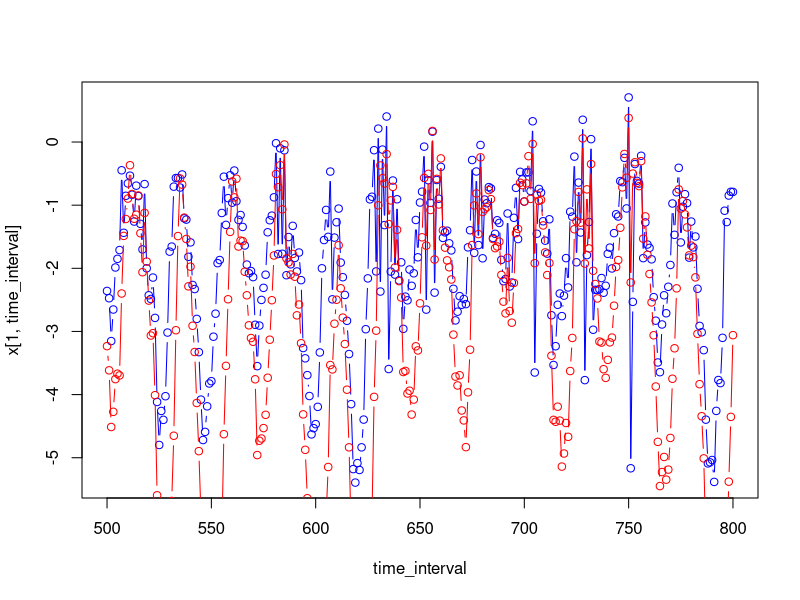

Here is the R script that generated this plot:
### FB 24/04/2019 -- Dominant lyapunov exponent code, following Dennis et al. 2001
### [Dennis, B., Desharnais, R. A., Cushing, J. M., Henson, S. M., & Costantino, R. F. (2001). Estimating chaos and complex dynamics in an insect population. Ecological Monographs, 71(2), 277-303.]
### Computes Lyapunov exponents for our stochastic two-species competition model
### CP 13/06/2019 Add the driver
### In that case, the Jacobian is calculated on the log-scale so the model output should be on the logscale too

rm(list=ls())
graphics.off()

# Parameters
r = c(1,0.5) #max growth rate  
#a = matrix(c(-4,-2,-0.31,-3.1),2,2,byrow=TRUE) #interaction parameters
a = matrix(c(-4,0,0,-3.1),2,2,byrow=TRUE) #interaction parameters
sigma = 0.1 #Note: we have sigma=0.1 and not sigma^2 which is 0.01

### 1. Simulation of the model for a long time
tmax = 10000
x=matrix(0,nrow=2,ncol=tmax)

seasonality<-2*sin(2*pi*(1:tmax)/24)
y1noise<-arima.sim(model=list(ar=c(0.1, 0.2, 0.1,0.5,-0.1)), n=tmax,sd=sqrt(0.5) )
y1<-seasonality+y1noise
y1=rbind(y1,y1)

x[,1] = c(0,0.1)

for (t in 1:(tmax-1)){
  x[,t+1] = x[,t] + r + a %*% exp(x[,t]) + 0.5*y1[,t]+rnorm(2,0,sigma)# Ricker compet model on the log-scale
}

# Check time series by plotting a subset
time_interval = 500:800
plot(time_interval,x[1,time_interval],type="b",col="blue")
lines(time_interval,x[2,time_interval],type="b",col="red")
#OK


### 2. Definition of the Jacobian
Jacobian <-function(x,a){
  J = matrix(0,2,2)
  J[1,1] = 1 + a[1,1]*exp(x[1])
  J[1,2] = a[1,2]*exp(x[2])
  J[2,1] = a[2,1]*exp(x[1])
  J[2,2] = 1 + a[2,2]*exp(x[2])
  return(J)
}


### 3. LE computation

#Initializing
s=rep(1,tmax)
J1 = Jacobian(x[,1],a)
s[1]=norm(J1,type="2");
S=J1/s[1];
productStemp=S;

for (t in 2:tmax){
  J = Jacobian(x[,t],a)
  s[t]=norm(J%*%productStemp,type="2");
  S=J/s[t];
  productStemp=S%*%productStemp;
}

LE=(1/tmax)*sum(log(s));

LE # negative SLE
